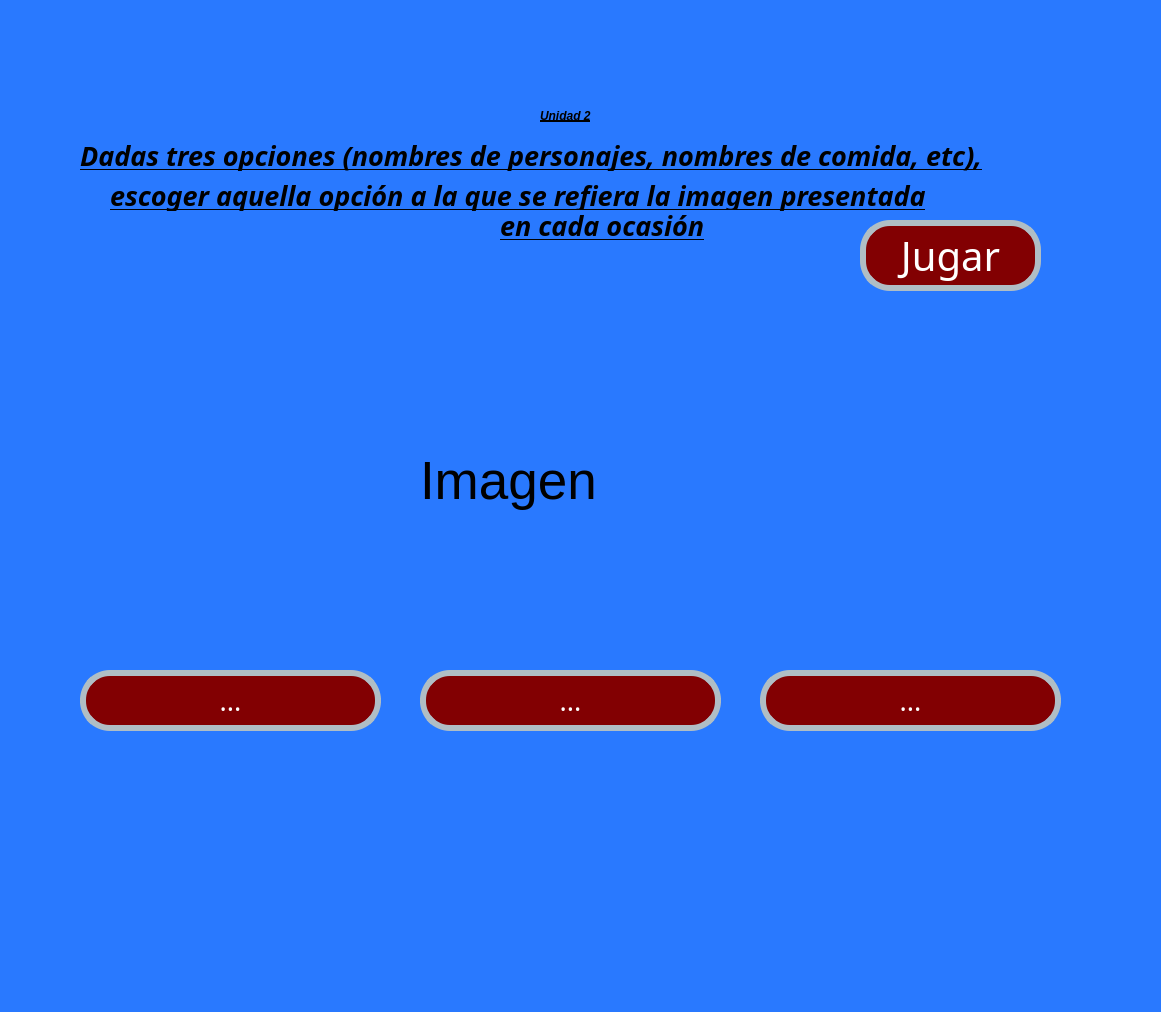
<?xml version="1.0" encoding="UTF-8"?>
<ui version="4.0">
 <class>MainWindow</class>
 <widget class="QMainWindow" name="MainWindow">
  <property name="geometry">
   <rect>
    <x>0</x>
    <y>0</y>
    <width>1161</width>
    <height>1012</height>
   </rect>
  </property>
  <property name="font">
   <font>
    <pointsize>1</pointsize>
   </font>
  </property>
  <property name="windowTitle">
   <string>MainWindow</string>
  </property>
  <property name="styleSheet">
   <string notr="true">background-color: #2979FF</string>
  </property>
  <widget class="QWidget" name="centralwidget">
   <widget class="QLabel" name="lbl_imagenUat">
    <property name="geometry">
     <rect>
      <x>60</x>
      <y>0</y>
      <width>331</width>
      <height>121</height>
     </rect>
    </property>
    <property name="styleSheet">
     <string notr="true"/>
    </property>
    <property name="text">
     <string/>
    </property>
    <property name="pixmap">
     <pixmap resource="../../Archivos/Recursos.qrc">:/Logos/Archivos/log_uat_nuevo.png</pixmap>
    </property>
    <property name="scaledContents">
     <bool>true</bool>
    </property>
   </widget>
   <widget class="QLabel" name="lbl_imagenFi">
    <property name="geometry">
     <rect>
      <x>890</x>
      <y>0</y>
      <width>211</width>
      <height>141</height>
     </rect>
    </property>
    <property name="styleSheet">
     <string notr="true"/>
    </property>
    <property name="text">
     <string/>
    </property>
    <property name="pixmap">
     <pixmap resource="../../Archivos/Recursos.qrc">:/Logos/Archivos/FIT_logo_vertical.png</pixmap>
    </property>
    <property name="scaledContents">
     <bool>true</bool>
    </property>
   </widget>
   <widget class="QLabel" name="lbl_titulo">
    <property name="geometry">
     <rect>
      <x>80</x>
      <y>140</y>
      <width>1051</width>
      <height>31</height>
     </rect>
    </property>
    <property name="font">
     <font>
      <family>Forte</family>
      <pointsize>20</pointsize>
      <weight>75</weight>
      <italic>true</italic>
      <bold>true</bold>
      <underline>true</underline>
     </font>
    </property>
    <property name="styleSheet">
     <string notr="true">text-decoration: underline;
font: 20pt &quot;Forte&quot;;
color:rgb(0, 0, 0);
border-radius: 10px;
font-weight: bold;
font-style: italic;</string>
    </property>
    <property name="text">
     <string>Dadas tres opciones (nombres de personajes, nombres de comida, etc),</string>
    </property>
   </widget>
   <widget class="QLabel" name="lbl_Unidad2">
    <property name="geometry">
     <rect>
      <x>540</x>
      <y>100</y>
      <width>161</width>
      <height>31</height>
     </rect>
    </property>
    <property name="styleSheet">
     <string notr="true">text-decoration: underline;
font: 20pt &quot;Forte&quot;;
color:rgb(0, 0, 0);
border-radius: 10px;
font-weight: bold;
font-style: italic;</string>
    </property>
    <property name="text">
     <string>Unidad 2</string>
    </property>
   </widget>
   <widget class="QPushButton" name="btn_Jugar">
    <property name="geometry">
     <rect>
      <x>860</x>
      <y>220</y>
      <width>181</width>
      <height>71</height>
     </rect>
    </property>
    <property name="font">
     <font>
      <family>Forte</family>
      <pointsize>30</pointsize>
      <weight>50</weight>
      <italic>false</italic>
      <bold>false</bold>
     </font>
    </property>
    <property name="styleSheet">
     <string notr="true">font: 30pt &quot;Forte&quot;;
background-color: rgb(130, 0, 2);
color: rgb(255, 255, 255);
border-radius:30px;
border:6px solid #B0BEC5;</string>
    </property>
    <property name="text">
     <string>Jugar</string>
    </property>
   </widget>
   <widget class="QLabel" name="lbl_titulo_2">
    <property name="geometry">
     <rect>
      <x>110</x>
      <y>180</y>
      <width>981</width>
      <height>31</height>
     </rect>
    </property>
    <property name="font">
     <font>
      <family>Forte</family>
      <pointsize>20</pointsize>
      <weight>75</weight>
      <italic>true</italic>
      <bold>true</bold>
      <underline>true</underline>
     </font>
    </property>
    <property name="styleSheet">
     <string notr="true">text-decoration: underline;
font: 20pt &quot;Forte&quot;;
color:rgb(0, 0, 0);
border-radius: 10px;
font-weight: bold;
font-style: italic;</string>
    </property>
    <property name="text">
     <string>escoger aquella opción a la que se refiera la imagen presentada</string>
    </property>
   </widget>
   <widget class="QLabel" name="lbl_titulo_3">
    <property name="geometry">
     <rect>
      <x>500</x>
      <y>210</y>
      <width>251</width>
      <height>31</height>
     </rect>
    </property>
    <property name="font">
     <font>
      <family>Forte</family>
      <pointsize>20</pointsize>
      <weight>75</weight>
      <italic>true</italic>
      <bold>true</bold>
      <underline>true</underline>
     </font>
    </property>
    <property name="styleSheet">
     <string notr="true">text-decoration: underline;
font: 20pt &quot;Forte&quot;;
color:rgb(0, 0, 0);
border-radius: 10px;
font-weight: bold;
font-style: italic;</string>
    </property>
    <property name="text">
     <string>en cada ocasión</string>
    </property>
   </widget>
   <widget class="QLabel" name="lbl_imagenGatos">
    <property name="geometry">
     <rect>
      <x>840</x>
      <y>780</y>
      <width>311</width>
      <height>171</height>
     </rect>
    </property>
    <property name="styleSheet">
     <string notr="true"/>
    </property>
    <property name="text">
     <string/>
    </property>
    <property name="pixmap">
     <pixmap resource="../../Archivos/Recursos.qrc">:/Logos/Archivos/export202502092301563482.png</pixmap>
    </property>
    <property name="scaledContents">
     <bool>true</bool>
    </property>
   </widget>
   <widget class="QPushButton" name="btn_1">
    <property name="geometry">
     <rect>
      <x>80</x>
      <y>670</y>
      <width>301</width>
      <height>61</height>
     </rect>
    </property>
    <property name="font">
     <font>
      <family>Forte</family>
      <pointsize>20</pointsize>
      <weight>50</weight>
      <italic>false</italic>
      <bold>false</bold>
     </font>
    </property>
    <property name="styleSheet">
     <string notr="true">font: 20pt &quot;Forte&quot;;
background-color: rgb(130, 0, 2);
color: rgb(255, 255, 255);
border-radius:30px;
border:6px solid #B0BEC5;</string>
    </property>
    <property name="text">
     <string>...</string>
    </property>
   </widget>
   <widget class="QLabel" name="lbl_imagen_2">
    <property name="geometry">
     <rect>
      <x>420</x>
      <y>320</y>
      <width>311</width>
      <height>321</height>
     </rect>
    </property>
    <property name="font">
     <font>
      <pointsize>40</pointsize>
     </font>
    </property>
    <property name="styleSheet">
     <string notr="true"/>
    </property>
    <property name="text">
     <string>Imagen</string>
    </property>
    <property name="scaledContents">
     <bool>true</bool>
    </property>
   </widget>
   <widget class="QPushButton" name="btn_2">
    <property name="geometry">
     <rect>
      <x>420</x>
      <y>670</y>
      <width>301</width>
      <height>61</height>
     </rect>
    </property>
    <property name="font">
     <font>
      <family>Forte</family>
      <pointsize>20</pointsize>
      <weight>50</weight>
      <italic>false</italic>
      <bold>false</bold>
     </font>
    </property>
    <property name="styleSheet">
     <string notr="true">font: 20pt &quot;Forte&quot;;
background-color: rgb(130, 0, 2);
color: rgb(255, 255, 255);
border-radius:30px;
border:6px solid #B0BEC5;</string>
    </property>
    <property name="text">
     <string>...</string>
    </property>
   </widget>
   <widget class="QPushButton" name="btn_3">
    <property name="geometry">
     <rect>
      <x>760</x>
      <y>670</y>
      <width>301</width>
      <height>61</height>
     </rect>
    </property>
    <property name="font">
     <font>
      <family>Forte</family>
      <pointsize>20</pointsize>
      <weight>50</weight>
      <italic>false</italic>
      <bold>false</bold>
     </font>
    </property>
    <property name="styleSheet">
     <string notr="true">font: 20pt &quot;Forte&quot;;
background-color: rgb(130, 0, 2);
color: rgb(255, 255, 255);
border-radius:30px;
border:6px solid #B0BEC5;</string>
    </property>
    <property name="text">
     <string>...</string>
    </property>
   </widget>
  </widget>
  <widget class="QMenuBar" name="menubar">
   <property name="geometry">
    <rect>
     <x>0</x>
     <y>0</y>
     <width>1161</width>
     <height>26</height>
    </rect>
   </property>
  </widget>
  <widget class="QStatusBar" name="statusbar"/>
 </widget>
 <resources>
  <include location="../../Archivos/Recursos.qrc"/>
 </resources>
 <connections/>
</ui>
